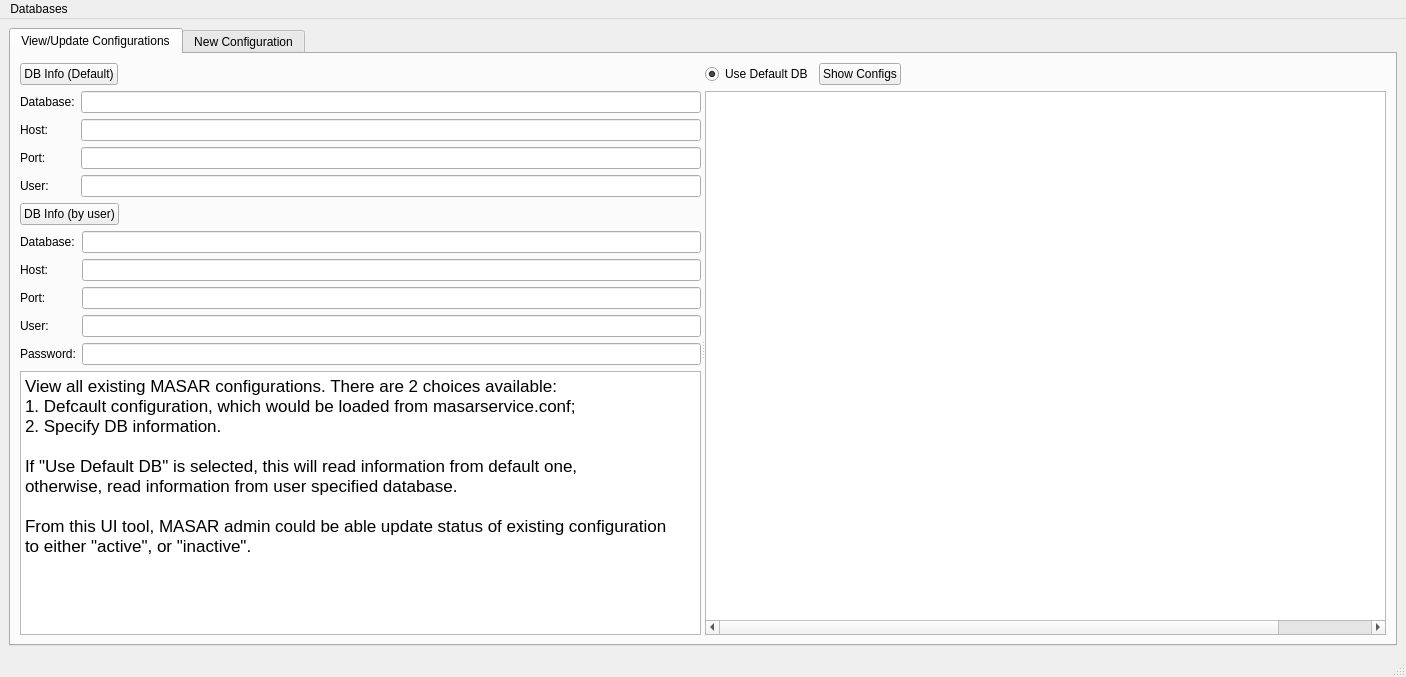
<?xml version="1.0" encoding="UTF-8"?>
<ui version="4.0">
 <class>dbmanagerUI</class>
 <widget class="QMainWindow" name="dbmanagerUI">
  <property name="geometry">
   <rect>
    <x>0</x>
    <y>0</y>
    <width>1406</width>
    <height>677</height>
   </rect>
  </property>
  <property name="windowTitle">
   <string>Masar Configuration Manager</string>
  </property>
  <widget class="QWidget" name="centralwidget">
   <layout class="QVBoxLayout" name="verticalLayout_7">
    <item>
     <widget class="QTabWidget" name="tabWidget">
      <property name="currentIndex">
       <number>0</number>
      </property>
      <widget class="QWidget" name="tab">
       <attribute name="title">
        <string>View/Update Configurations</string>
       </attribute>
       <layout class="QVBoxLayout" name="verticalLayout_8">
        <item>
         <widget class="QSplitter" name="splitter_2">
          <property name="orientation">
           <enum>Qt::Horizontal</enum>
          </property>
          <widget class="QWidget" name="layoutWidget">
           <layout class="QVBoxLayout" name="verticalLayout">
            <item>
             <layout class="QHBoxLayout" name="horizontalLayout">
              <item>
               <widget class="QPushButton" name="defaultInfoButton">
                <property name="text">
                 <string>DB Info (Default)</string>
                </property>
               </widget>
              </item>
              <item>
               <spacer name="horizontalSpacer_2">
                <property name="orientation">
                 <enum>Qt::Horizontal</enum>
                </property>
                <property name="sizeHint" stdset="0">
                 <size>
                  <width>40</width>
                  <height>20</height>
                 </size>
                </property>
               </spacer>
              </item>
             </layout>
            </item>
            <item>
             <layout class="QFormLayout" name="formLayout">
              <property name="fieldGrowthPolicy">
               <enum>QFormLayout::ExpandingFieldsGrow</enum>
              </property>
              <item row="0" column="0">
               <widget class="QLabel" name="label">
                <property name="text">
                 <string>Database:</string>
                </property>
               </widget>
              </item>
              <item row="0" column="1">
               <widget class="QLineEdit" name="databaseDefault"/>
              </item>
              <item row="1" column="0">
               <widget class="QLabel" name="label_2">
                <property name="text">
                 <string>Host:</string>
                </property>
               </widget>
              </item>
              <item row="1" column="1">
               <widget class="QLineEdit" name="hostDefault"/>
              </item>
              <item row="2" column="0">
               <widget class="QLabel" name="label_3">
                <property name="text">
                 <string>Port:</string>
                </property>
               </widget>
              </item>
              <item row="2" column="1">
               <widget class="QLineEdit" name="portDefault"/>
              </item>
              <item row="3" column="0">
               <widget class="QLabel" name="label_7">
                <property name="text">
                 <string>User:</string>
                </property>
               </widget>
              </item>
              <item row="3" column="1">
               <widget class="QLineEdit" name="userDefault"/>
              </item>
             </layout>
            </item>
            <item>
             <layout class="QHBoxLayout" name="horizontalLayout_2">
              <item>
               <widget class="QPushButton" name="newInfoButton">
                <property name="text">
                 <string>DB Info (by user)</string>
                </property>
               </widget>
              </item>
              <item>
               <spacer name="horizontalSpacer">
                <property name="orientation">
                 <enum>Qt::Horizontal</enum>
                </property>
                <property name="sizeHint" stdset="0">
                 <size>
                  <width>40</width>
                  <height>20</height>
                 </size>
                </property>
               </spacer>
              </item>
             </layout>
            </item>
            <item>
             <layout class="QFormLayout" name="formLayout_2">
              <item row="0" column="0">
               <widget class="QLabel" name="label_13">
                <property name="text">
                 <string>Database:</string>
                </property>
               </widget>
              </item>
              <item row="0" column="1">
               <widget class="QLineEdit" name="databaseLineEdit"/>
              </item>
              <item row="1" column="0">
               <widget class="QLabel" name="label_11">
                <property name="text">
                 <string>Host:</string>
                </property>
               </widget>
              </item>
              <item row="1" column="1">
               <widget class="QLineEdit" name="databaseHostLineEdit"/>
              </item>
              <item row="2" column="0">
               <widget class="QLabel" name="label_12">
                <property name="text">
                 <string>Port:</string>
                </property>
               </widget>
              </item>
              <item row="2" column="1">
               <widget class="QLineEdit" name="databasePortLineEdit"/>
              </item>
              <item row="3" column="0">
               <widget class="QLabel" name="label_10">
                <property name="text">
                 <string>User:</string>
                </property>
               </widget>
              </item>
              <item row="3" column="1">
               <widget class="QLineEdit" name="databaseUserLineEdit"/>
              </item>
              <item row="4" column="0">
               <widget class="QLabel" name="label_14">
                <property name="text">
                 <string>Password:</string>
                </property>
               </widget>
              </item>
              <item row="4" column="1">
               <widget class="QLineEdit" name="databasePwLineEdit">
                <property name="echoMode">
                 <enum>QLineEdit::PasswordEchoOnEdit</enum>
                </property>
               </widget>
              </item>
             </layout>
            </item>
            <item>
             <widget class="QTextBrowser" name="textBrowser">
              <property name="autoFillBackground">
               <bool>false</bool>
              </property>
              <property name="html">
               <string>&lt;!DOCTYPE HTML PUBLIC &quot;-//W3C//DTD HTML 4.0//EN&quot; &quot;http://www.w3.org/TR/REC-html40/strict.dtd&quot;&gt;
&lt;html&gt;&lt;head&gt;&lt;meta name=&quot;qrichtext&quot; content=&quot;1&quot; /&gt;&lt;style type=&quot;text/css&quot;&gt;
p, li { white-space: pre-wrap; }
&lt;/style&gt;&lt;/head&gt;&lt;body style=&quot; font-family:'DejaVu Sans'; font-size:9pt; font-weight:400; font-style:normal;&quot;&gt;
&lt;p style=&quot; margin-top:0px; margin-bottom:0px; margin-left:0px; margin-right:0px; -qt-block-indent:0; text-indent:0px;&quot;&gt;&lt;span style=&quot; font-family:'.Lucida Grande UI'; font-size:13pt;&quot;&gt;View all existing MASAR configurations. There are 2 choices available:&lt;/span&gt;&lt;/p&gt;
&lt;p style=&quot; margin-top:0px; margin-bottom:0px; margin-left:0px; margin-right:0px; -qt-block-indent:0; text-indent:0px;&quot;&gt;&lt;span style=&quot; font-family:'.Lucida Grande UI'; font-size:13pt;&quot;&gt;1. Defcault configuration, which would be loaded from masarservice.conf;&lt;/span&gt;&lt;/p&gt;
&lt;p style=&quot; margin-top:0px; margin-bottom:0px; margin-left:0px; margin-right:0px; -qt-block-indent:0; text-indent:0px;&quot;&gt;&lt;span style=&quot; font-family:'.Lucida Grande UI'; font-size:13pt;&quot;&gt;2. Specify DB information.&lt;/span&gt;&lt;/p&gt;
&lt;p style=&quot;-qt-paragraph-type:empty; margin-top:0px; margin-bottom:0px; margin-left:0px; margin-right:0px; -qt-block-indent:0; text-indent:0px; font-family:'.Lucida Grande UI'; font-size:13pt;&quot;&gt;&lt;br /&gt;&lt;/p&gt;
&lt;p style=&quot; margin-top:0px; margin-bottom:0px; margin-left:0px; margin-right:0px; -qt-block-indent:0; text-indent:0px;&quot;&gt;&lt;span style=&quot; font-family:'.Lucida Grande UI'; font-size:13pt;&quot;&gt;If &amp;quot;Use Default DB&amp;quot; is selected, this will read information from default one, &lt;/span&gt;&lt;/p&gt;
&lt;p style=&quot; margin-top:0px; margin-bottom:0px; margin-left:0px; margin-right:0px; -qt-block-indent:0; text-indent:0px;&quot;&gt;&lt;span style=&quot; font-family:'.Lucida Grande UI'; font-size:13pt;&quot;&gt;otherwise, read information from user specified database.&lt;/span&gt;&lt;/p&gt;
&lt;p style=&quot;-qt-paragraph-type:empty; margin-top:0px; margin-bottom:0px; margin-left:0px; margin-right:0px; -qt-block-indent:0; text-indent:0px; font-family:'.Lucida Grande UI'; font-size:13pt;&quot;&gt;&lt;br /&gt;&lt;/p&gt;
&lt;p style=&quot; margin-top:0px; margin-bottom:0px; margin-left:0px; margin-right:0px; -qt-block-indent:0; text-indent:0px;&quot;&gt;&lt;span style=&quot; font-family:'.Lucida Grande UI'; font-size:13pt;&quot;&gt;From this UI tool, MASAR admin could be able update status of existing configuration&lt;/span&gt;&lt;/p&gt;
&lt;p style=&quot; margin-top:0px; margin-bottom:0px; margin-left:0px; margin-right:0px; -qt-block-indent:0; text-indent:0px;&quot;&gt;&lt;span style=&quot; font-family:'.Lucida Grande UI'; font-size:13pt;&quot;&gt;to either &amp;quot;active&amp;quot;, or &amp;quot;inactive&amp;quot;.&lt;/span&gt;&lt;/p&gt;&lt;/body&gt;&lt;/html&gt;</string>
              </property>
             </widget>
            </item>
           </layout>
          </widget>
          <widget class="QWidget" name="layoutWidget">
           <layout class="QVBoxLayout" name="verticalLayout_2">
            <item>
             <layout class="QHBoxLayout" name="horizontalLayout_3">
              <item>
               <widget class="QRadioButton" name="useDefaultDBRadioButton">
                <property name="text">
                 <string>Use Default DB</string>
                </property>
                <property name="checked">
                 <bool>true</bool>
                </property>
               </widget>
              </item>
              <item>
               <widget class="QPushButton" name="showMasarConfigButton">
                <property name="text">
                 <string>Show Configs</string>
                </property>
               </widget>
              </item>
              <item>
               <spacer name="horizontalSpacer_3">
                <property name="orientation">
                 <enum>Qt::Horizontal</enum>
                </property>
                <property name="sizeHint" stdset="0">
                 <size>
                  <width>40</width>
                  <height>20</height>
                 </size>
                </property>
               </spacer>
              </item>
             </layout>
            </item>
            <item>
             <widget class="QTableWidget" name="masarConfigTableWidget">
              <property name="columnCount">
               <number>7</number>
              </property>
              <attribute name="horizontalHeaderVisible">
               <bool>false</bool>
              </attribute>
              <attribute name="horizontalHeaderShowSortIndicator" stdset="0">
               <bool>true</bool>
              </attribute>
              <attribute name="verticalHeaderVisible">
               <bool>false</bool>
              </attribute>
              <attribute name="verticalHeaderShowSortIndicator" stdset="0">
               <bool>false</bool>
              </attribute>
              <column>
               <property name="text">
                <string>id</string>
               </property>
              </column>
              <column>
               <property name="text">
                <string>name</string>
               </property>
              </column>
              <column>
               <property name="text">
                <string>description</string>
               </property>
              </column>
              <column>
               <property name="text">
                <string>date</string>
               </property>
              </column>
              <column>
               <property name="text">
                <string>version</string>
               </property>
              </column>
              <column>
               <property name="text">
                <string>status</string>
               </property>
              </column>
              <column>
               <property name="text">
                <string>update</string>
               </property>
              </column>
             </widget>
            </item>
           </layout>
          </widget>
         </widget>
        </item>
       </layout>
      </widget>
      <widget class="QWidget" name="tab_2">
       <attribute name="title">
        <string>New Configuration</string>
       </attribute>
       <layout class="QVBoxLayout" name="verticalLayout_6">
        <item>
         <layout class="QHBoxLayout" name="horizontalLayout_5">
          <item>
           <layout class="QFormLayout" name="formLayout_3">
            <property name="fieldGrowthPolicy">
             <enum>QFormLayout::ExpandingFieldsGrow</enum>
            </property>
            <item row="0" column="0">
             <widget class="QLabel" name="label_4">
              <property name="text">
               <string>Name:</string>
              </property>
             </widget>
            </item>
            <item row="0" column="1">
             <widget class="QLineEdit" name="newConfigurationLineEdit"/>
            </item>
            <item row="1" column="0">
             <widget class="QLabel" name="label_5">
              <property name="text">
               <string>Description:</string>
              </property>
             </widget>
            </item>
            <item row="1" column="1">
             <widget class="QLineEdit" name="newConfigurationDescription"/>
            </item>
           </layout>
          </item>
          <item>
           <layout class="QVBoxLayout" name="verticalLayout_3">
            <item>
             <layout class="QHBoxLayout" name="horizontalLayout_4">
              <item>
               <widget class="QLabel" name="label_6">
                <property name="text">
                 <string>System:</string>
                </property>
               </widget>
              </item>
              <item>
               <widget class="QPushButton" name="listAvailableSystemPushButton">
                <property name="text">
                 <string>List System</string>
                </property>
               </widget>
              </item>
              <item>
               <widget class="QComboBox" name="systemComboBox">
                <item>
                 <property name="text">
                  <string>Others</string>
                 </property>
                </item>
               </widget>
              </item>
             </layout>
            </item>
            <item>
             <widget class="QLineEdit" name="systemLineEdit"/>
            </item>
           </layout>
          </item>
          <item>
           <widget class="Line" name="line_3">
            <property name="orientation">
             <enum>Qt::Vertical</enum>
            </property>
           </widget>
          </item>
          <item>
           <widget class="QPushButton" name="submiConfigurationPushButton">
            <property name="text">
             <string>Create New Configuration</string>
            </property>
           </widget>
          </item>
         </layout>
        </item>
        <item>
         <widget class="QSplitter" name="splitter">
          <property name="orientation">
           <enum>Qt::Horizontal</enum>
          </property>
          <widget class="QWidget" name="layoutWidget">
           <layout class="QVBoxLayout" name="verticalLayout_4">
            <item>
             <layout class="QHBoxLayout" name="horizontalLayout_6">
              <item>
               <widget class="QPushButton" name="listPvGroupPushButton">
                <property name="text">
                 <string>Browse PV Group</string>
                </property>
               </widget>
              </item>
              <item>
               <spacer name="horizontalSpacer_4">
                <property name="orientation">
                 <enum>Qt::Horizontal</enum>
                </property>
                <property name="sizeHint" stdset="0">
                 <size>
                  <width>40</width>
                  <height>20</height>
                 </size>
                </property>
               </spacer>
              </item>
             </layout>
            </item>
            <item>
             <widget class="QTreeView" name="pvGroupTreeView"/>
            </item>
           </layout>
          </widget>
          <widget class="QWidget" name="layoutWidget">
           <layout class="QVBoxLayout" name="verticalLayout_5">
            <item>
             <layout class="QHBoxLayout" name="horizontalLayout_7">
              <item>
               <widget class="QPushButton" name="addPvGroupPushButton">
                <property name="text">
                 <string>Add PV Group</string>
                </property>
               </widget>
              </item>
              <item>
               <spacer name="horizontalSpacer_6">
                <property name="orientation">
                 <enum>Qt::Horizontal</enum>
                </property>
                <property name="sizeHint" stdset="0">
                 <size>
                  <width>40</width>
                  <height>20</height>
                 </size>
                </property>
               </spacer>
              </item>
              <item>
               <widget class="QPushButton" name="removePvGroupPushButton">
                <property name="text">
                 <string>Remove PV Group</string>
                </property>
               </widget>
              </item>
             </layout>
            </item>
            <item>
             <widget class="QTableWidget" name="newConfigTableWidget">
              <property name="mouseTracking">
               <bool>true</bool>
              </property>
              <property name="acceptDrops">
               <bool>true</bool>
              </property>
              <property name="editTriggers">
               <set>QAbstractItemView::AnyKeyPressed|QAbstractItemView::CurrentChanged|QAbstractItemView::DoubleClicked|QAbstractItemView::EditKeyPressed</set>
              </property>
              <property name="rowCount">
               <number>0</number>
              </property>
              <attribute name="horizontalHeaderDefaultSectionSize">
               <number>200</number>
              </attribute>
              <column>
               <property name="text">
                <string>pv group name</string>
               </property>
              </column>
              <column>
               <property name="text">
                <string>pv group description</string>
               </property>
              </column>
              <column>
               <property name="text">
                <string>show pvs</string>
               </property>
              </column>
              <column>
               <property name="text">
                <string>choose pv file</string>
               </property>
              </column>
              <column>
               <property name="text">
                <string>pv file</string>
               </property>
              </column>
             </widget>
            </item>
           </layout>
          </widget>
         </widget>
        </item>
       </layout>
      </widget>
     </widget>
    </item>
   </layout>
  </widget>
  <widget class="QMenuBar" name="menubar">
   <property name="geometry">
    <rect>
     <x>0</x>
     <y>0</y>
     <width>1406</width>
     <height>20</height>
    </rect>
   </property>
   <widget class="QMenu" name="menuDatabases">
    <property name="title">
     <string>Databases</string>
    </property>
    <addaction name="actionSQLite"/>
    <addaction name="actionMongoDB"/>
    <addaction name="actionMySQL"/>
   </widget>
   <addaction name="menuDatabases"/>
  </widget>
  <widget class="QStatusBar" name="statusbar"/>
  <action name="actionSQLite">
   <property name="checkable">
    <bool>true</bool>
   </property>
   <property name="checked">
    <bool>false</bool>
   </property>
   <property name="text">
    <string>SQLite</string>
   </property>
  </action>
  <action name="actionMongoDB">
   <property name="checkable">
    <bool>true</bool>
   </property>
   <property name="text">
    <string>MongoDB</string>
   </property>
  </action>
  <action name="actionMySQL">
   <property name="checkable">
    <bool>true</bool>
   </property>
   <property name="text">
    <string>MySQL</string>
   </property>
  </action>
 </widget>
 <resources/>
 <connections>
  <connection>
   <sender>actionSQLite</sender>
   <signal>changed()</signal>
   <receiver>dbmanagerUI</receiver>
   <slot>actionsqlitemenu()</slot>
   <hints>
    <hint type="sourcelabel">
     <x>-1</x>
     <y>-1</y>
    </hint>
    <hint type="destinationlabel">
     <x>666</x>
     <y>484</y>
    </hint>
   </hints>
  </connection>
  <connection>
   <sender>actionMongoDB</sender>
   <signal>changed()</signal>
   <receiver>dbmanagerUI</receiver>
   <slot>actionmongodbmenu()</slot>
   <hints>
    <hint type="sourcelabel">
     <x>-1</x>
     <y>-1</y>
    </hint>
    <hint type="destinationlabel">
     <x>666</x>
     <y>484</y>
    </hint>
   </hints>
  </connection>
  <connection>
   <sender>actionMySQL</sender>
   <signal>changed()</signal>
   <receiver>dbmanagerUI</receiver>
   <slot>actionmysqlmenu()</slot>
   <hints>
    <hint type="sourcelabel">
     <x>-1</x>
     <y>-1</y>
    </hint>
    <hint type="destinationlabel">
     <x>666</x>
     <y>484</y>
    </hint>
   </hints>
  </connection>
  <connection>
   <sender>defaultInfoButton</sender>
   <signal>pressed()</signal>
   <receiver>dbmanagerUI</receiver>
   <slot>showdefaultdbinfo()</slot>
   <hints>
    <hint type="sourcelabel">
     <x>108</x>
     <y>63</y>
    </hint>
    <hint type="destinationlabel">
     <x>670</x>
     <y>475</y>
    </hint>
   </hints>
  </connection>
  <connection>
   <sender>databaseLineEdit</sender>
   <signal>editingFinished()</signal>
   <receiver>dbmanagerUI</receiver>
   <slot>getdatabasename()</slot>
   <hints>
    <hint type="sourcelabel">
     <x>188</x>
     <y>273</y>
    </hint>
    <hint type="destinationlabel">
     <x>670</x>
     <y>475</y>
    </hint>
   </hints>
  </connection>
  <connection>
   <sender>databaseHostLineEdit</sender>
   <signal>editingFinished()</signal>
   <receiver>dbmanagerUI</receiver>
   <slot>getdatabasehost()</slot>
   <hints>
    <hint type="sourcelabel">
     <x>188</x>
     <y>303</y>
    </hint>
    <hint type="destinationlabel">
     <x>670</x>
     <y>475</y>
    </hint>
   </hints>
  </connection>
  <connection>
   <sender>databasePortLineEdit</sender>
   <signal>editingFinished()</signal>
   <receiver>dbmanagerUI</receiver>
   <slot>getdatabaseport()</slot>
   <hints>
    <hint type="sourcelabel">
     <x>188</x>
     <y>333</y>
    </hint>
    <hint type="destinationlabel">
     <x>670</x>
     <y>475</y>
    </hint>
   </hints>
  </connection>
  <connection>
   <sender>databasePwLineEdit</sender>
   <signal>editingFinished()</signal>
   <receiver>dbmanagerUI</receiver>
   <slot>getdatabasepw()</slot>
   <hints>
    <hint type="sourcelabel">
     <x>188</x>
     <y>393</y>
    </hint>
    <hint type="destinationlabel">
     <x>670</x>
     <y>475</y>
    </hint>
   </hints>
  </connection>
  <connection>
   <sender>showMasarConfigButton</sender>
   <signal>clicked(bool)</signal>
   <receiver>dbmanagerUI</receiver>
   <slot>showmasarconfigs(bool)</slot>
   <hints>
    <hint type="sourcelabel">
     <x>359</x>
     <y>63</y>
    </hint>
    <hint type="destinationlabel">
     <x>670</x>
     <y>475</y>
    </hint>
   </hints>
  </connection>
  <connection>
   <sender>useDefaultDBRadioButton</sender>
   <signal>clicked(bool)</signal>
   <receiver>dbmanagerUI</receiver>
   <slot>choosedbsrc(bool)</slot>
   <hints>
    <hint type="sourcelabel">
     <x>363</x>
     <y>62</y>
    </hint>
    <hint type="destinationlabel">
     <x>670</x>
     <y>475</y>
    </hint>
   </hints>
  </connection>
  <connection>
   <sender>addPvGroupPushButton</sender>
   <signal>clicked()</signal>
   <receiver>dbmanagerUI</receiver>
   <slot>addnewpvgrouprow()</slot>
   <hints>
    <hint type="sourcelabel">
     <x>89</x>
     <y>143</y>
    </hint>
    <hint type="destinationlabel">
     <x>842</x>
     <y>490</y>
    </hint>
   </hints>
  </connection>
  <connection>
   <sender>removePvGroupPushButton</sender>
   <signal>clicked()</signal>
   <receiver>dbmanagerUI</receiver>
   <slot>removepvgrouprow()</slot>
   <hints>
    <hint type="sourcelabel">
     <x>1543</x>
     <y>143</y>
    </hint>
    <hint type="destinationlabel">
     <x>842</x>
     <y>490</y>
    </hint>
   </hints>
  </connection>
  <connection>
   <sender>submiConfigurationPushButton</sender>
   <signal>clicked()</signal>
   <receiver>dbmanagerUI</receiver>
   <slot>submitmasarconfig()</slot>
   <hints>
    <hint type="sourcelabel">
     <x>1503</x>
     <y>63</y>
    </hint>
    <hint type="destinationlabel">
     <x>108</x>
     <y>63</y>
    </hint>
   </hints>
  </connection>
  <connection>
   <sender>newConfigTableWidget</sender>
   <signal>cellClicked(int,int)</signal>
   <receiver>dbmanagerUI</receiver>
   <slot>currentselectedrow(int, int)</slot>
   <hints>
    <hint type="sourcelabel">
     <x>838</x>
     <y>538</y>
    </hint>
    <hint type="destinationlabel">
     <x>842</x>
     <y>490</y>
    </hint>
   </hints>
  </connection>
  <connection>
   <sender>systemComboBox</sender>
   <signal>currentIndexChanged(QString)</signal>
   <receiver>dbmanagerUI</receiver>
   <slot>updateselectedsystem()</slot>
   <hints>
    <hint type="sourcelabel">
     <x>1383</x>
     <y>93</y>
    </hint>
    <hint type="destinationlabel">
     <x>842</x>
     <y>490</y>
    </hint>
   </hints>
  </connection>
  <connection>
   <sender>listAvailableSystemPushButton</sender>
   <signal>clicked()</signal>
   <receiver>dbmanagerUI</receiver>
   <slot>updatesystemcombobox()</slot>
   <hints>
    <hint type="sourcelabel">
     <x>948</x>
     <y>83</y>
    </hint>
    <hint type="destinationlabel">
     <x>842</x>
     <y>490</y>
    </hint>
   </hints>
  </connection>
  <connection>
   <sender>listPvGroupPushButton</sender>
   <signal>clicked()</signal>
   <receiver>dbmanagerUI</receiver>
   <slot>listpvgroups()</slot>
   <hints>
    <hint type="sourcelabel">
     <x>83</x>
     <y>163</y>
    </hint>
    <hint type="destinationlabel">
     <x>108</x>
     <y>63</y>
    </hint>
   </hints>
  </connection>
 </connections>
</ui>
